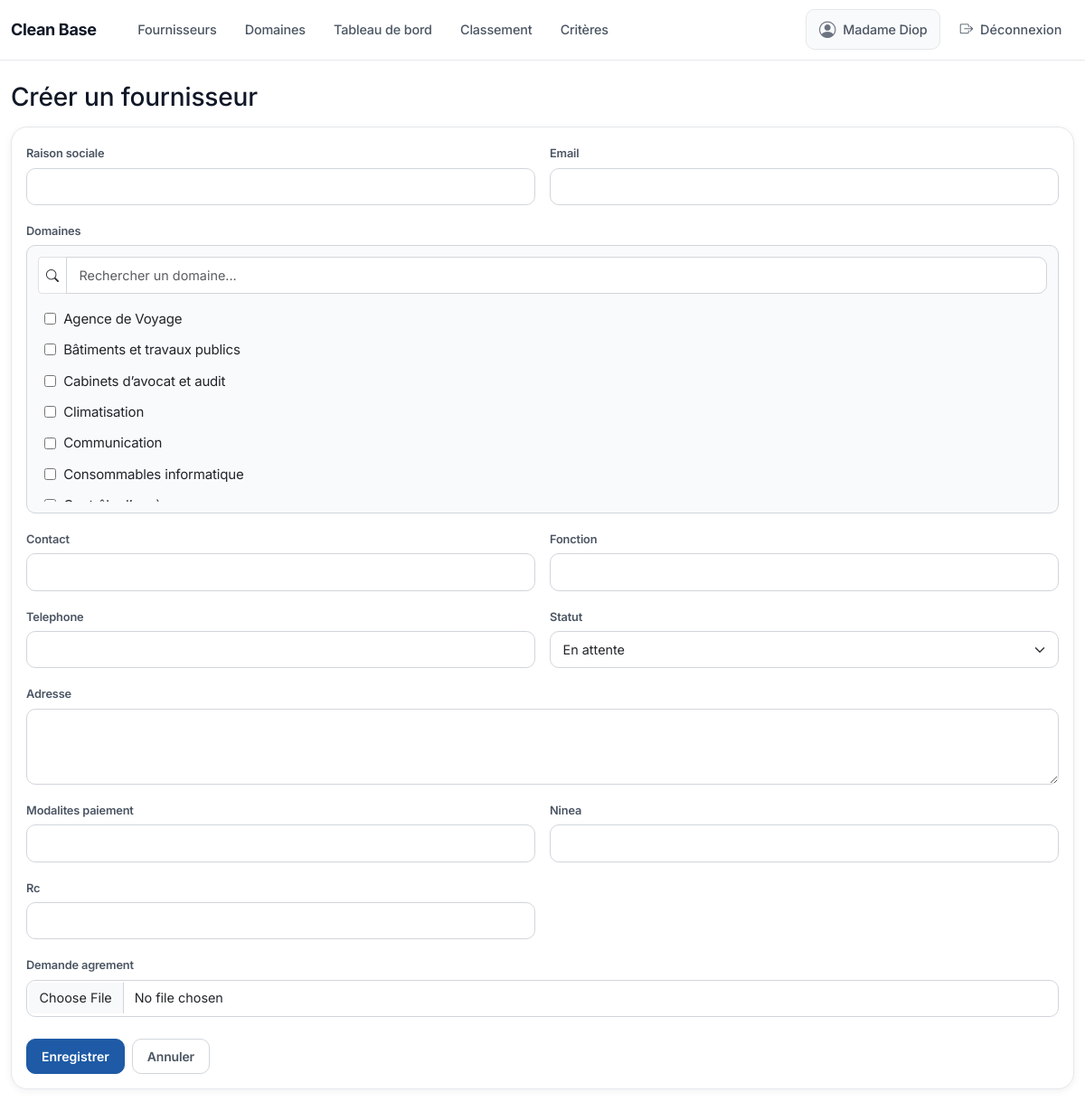
/fournisseurs/creer/ (signed in), run on the app's committed database.
### fournisseurs/models.py (models this page shows)
class DomaineActivite(models.Model):
    nom = models.CharField(max_length=150, unique=True)
    created_by = models.ForeignKey(
        "auth.User",
        null=True,
        blank=True,
        on_delete=models.SET_NULL,
        related_name="domaines_crees",
    )
    class Meta:
        verbose_name = "Domaine d’activité"
        verbose_name_plural = "Domaines d’activités"
        ordering = ["nom"]
    def __str__(self) -> str:
        return self.nom

### fournisseurs/views.py (the view, shortened to what this page needs)
# urls.py: path("fournisseurs/creer/", FournisseurCreateView.as_view(), name="fournisseur_create"),
class FournisseurCreateView(LoginRequiredMixin, CreateView):
    model = Fournisseur
    form_class = FournisseurForm
    template_name = "fournisseurs/fournisseur_form.html"

### fournisseurs/templates/fournisseurs/fournisseur_form.html (shortened to what this page needs)
{% extends "base.html" %}
{% block content %}
  <div class="d-flex align-items-center justify-content-between mb-3">
    <h1 class="h3 mb-0">
      {% if form.instance.pk %}Modifier{% else %}Créer{% endif %} un fournisseur
    </h1>
  </div>
  <div class="card">
    <div class="card-body">
      <form method="post" enctype="multipart/form-data" novalidate>
        <div class="row g-3">
          <div class="col-md-6">
            <label class="form-label">{{ form.raison_sociale.label }}</label>
            {{ form.raison_sociale }}
          </div>
          <div class="col-md-6">
            <label class="form-label">{{ form.email.label }}</label>
            {{ form.email }}
          </div>
          <div class="col-12">
            <label class="form-label">{{ form.domaines.label }}</label>
            <div class="domaines-selector">
              <div class="input-group input-group-sm">
                <span class="input-group-text bg-white"><i class="bi bi-search"></i></span>
                <input
                  id="domaines-search"
                  type="text"
                  class="form-control"
                  placeholder="Rechercher un domaine..."
                />
              </div>
              <div id="domaines-list" class="domaines-list">
                {% for domaine in form.domaines %}
                  <label class="domaines-item" data-label="{{ domaine.choice_label|lower }}">
                    {{ domaine.tag }}
                    <span>{{ domaine.choice_label }}</span>
                  </label>
                {% empty %}
                  <div class="text-muted small">Aucun domaine disponible.</div>
                {% endfor %}
              </div>
            </div>
          </div>
          <div class="col-md-6">
            <label class="form-label">{{ form.contact.label }}</label>
            {{ form.contact }}
          </div>
          <div class="col-md-6">
            <label class="form-label">{{ form.fonction.label }}</label>
            {{ form.fonction }}
          </div>
          <div class="col-md-6">
            <label class="form-label">{{ form.telephone.label }}</label>
            {{ form.telephone }}
          </div>
          <div class="col-md-6">
            <label class="form-label">{{ form.statut.label }}</label>
            {{ form.statut }}
          </div>
          <div class="col-12">
            <label class="form-label">{{ form.adresse.label }}</label>
            {{ form.adresse }}
          </div>
          <div class="col-md-6">
            <label class="form-label">{{ form.modalites_paiement.label }}</label>
            {{ form.modalites_paiement }}
          </div>
          <div class="col-md-6">
            <label class="form-label">{{ form.ninea.label }}</label>
            {{ form.ninea }}
          </div>
          <div class="col-md-6">
            <label class="form-label">{{ form.rc.label }}</label>
            {{ form.rc }}
          </div>
          <div class="col-12">
            <label class="form-label">{{ form.demande_agrement.label }}</label>
            {{ form.demande_agrement }}
          </div>
        </div>
        <div class="d-flex gap-2 mt-4">
          <button type="submit" class="btn btn-primary">Enregistrer</button>
          <a class="btn btn-outline-secondary" href="{% url 'fournisseurs:fournisseurs_list' %}">Annuler</a>
        </div>
      </form>
    </div>
  </div>
{% endblock %}

### templates/base.html (shortened to what this page needs)
<!doctype html>
{% load static %}
<html lang="fr">
  <head>
    <link
      href="https://cdn.jsdelivr.net/npm/bootstrap@5.3.3/dist/css/bootstrap.min.css"
      rel="stylesheet"
    />
    <link
      rel="stylesheet"
      href="https://cdn.jsdelivr.net/npm/bootstrap-icons@1.11.3/font/bootstrap-icons.min.css"
    />
  </head>
  <body class="saas-body {% block body_class %}{% endblock %}">
    <nav class="navbar navbar-expand-lg navbar-light app-navbar">
      <div class="container">
        <a class="navbar-brand saas-brand" href="{% url 'fournisseurs:dashboard' %}">Clean Base</a>
        <div class="collapse navbar-collapse" id="nav">
          <ul class="navbar-nav me-auto ms-lg-3 gap-lg-1">
            {% if user.is_authenticated %}
              <li class="nav-item">
                <a class="nav-link" href="{% url 'fournisseurs:fournisseurs_list' %}">Fournisseurs</a>
              </li>
              <li class="nav-item">
                <a class="nav-link" href="{% url 'fournisseurs:domaines_list' %}">Domaines</a>
              </li>
              <li class="nav-item">
                <a class="nav-link" href="{% url 'fournisseurs:dashboard' %}">Tableau de bord</a>
              </li>
              <li class="nav-item">
                <a class="nav-link" href="{% url 'fournisseurs:fournisseurs_classement' %}">Classement</a>
              </li>
              <li class="nav-item">
                <a class="nav-link" href="{% url 'fournisseurs:criteres_evaluation_manage' %}">Critères</a>
              </li>
            {% endif %}
          </ul>
          <ul class="navbar-nav align-items-lg-center gap-1">
            {% if user.is_authenticated %}
              <li class="nav-item">
                <span class="nav-link saas-nav-user d-inline-flex align-items-center gap-2">
                  <i class="bi bi-person-circle"></i>
                  <span>{% firstof user.get_full_name user.username %}</span>
                </span>
              </li>
              <li class="nav-item">
                <form method="post" action="{% url 'logout' %}" class="d-inline-flex align-items-center m-0">
                  <button type="submit" class="nav-link bg-transparent border-0 d-inline-flex align-items-center gap-2">
                    <i class="bi bi-box-arrow-right"></i>
                    <span>Déconnexion</span>
                  </button>
                </form>
              </li>
            {% endif %}
          </ul>
        </div>
      </div>
    </nav>
    <main class="container app-shell py-4">
      {% block content %}{% endblock %}
    </main>
  </body>
</html>

### templates/base.html (style rules this page uses)
:root { --saas-font: "Inter", system-ui, -apple-system, "Segoe UI", Roboto, sans-serif; --saas-bg: #ffffff; --saas-surface: #ffffff; --saas-surface-elevated: #ffffff; --saas-border: #e5e7eb; --saas-border-strong: #d1d5db; --saas-text: #111827; --saas-text-secondary: #4b5563; --saas-text-muted: #6b7280; --saas-primary: #1e5aa5; --saas-primary-hover: #11335f; --saas-primary-soft: #f3f4f6; --saas-primary-muted: #6b7280; --saas-success: #1e5aa5; --saas-success-soft: #f3f4f6; --saas-radius-sm: 10px; --saas-radius: 14px; --saas-radius-lg: 18px; --saas-shadow-xs: 0 1px 2px rgba(15, 23, 42, 0.04); --saas-shadow-sm: 0 2px 8px rgba(15, 23, 42, 0.06); --saas-shadow-md: 0 8px 24px rgba(15, 23, 42, 0.08); --saas-shadow-lg: 0 16px 48px rgba(15, 23, 42, 0.1); --app-blue-900: #111827; --app-blue-800: #1e5aa5; --app-blue-700: #1e5aa5; --app-blue-100: #f3f4f6; --app-bg: var(--saas-bg); --app-surface: var(--saas-surface); --app-border: var(--saas-border); }
*, *::before, *::after { box-sizing: border-box; }
body.saas-body { --bs-primary: #1e5aa5; --bs-primary-rgb: 30, 90, 165; --bs-link-color: #111827; --bs-link-hover-color: #111827; min-height: 100vh; font-family: var(--saas-font); font-size: 0.9375rem; line-height: 1.55; letter-spacing: -0.011em; color: var(--saas-text); background-color: #ffffff; background-image: none; }
.saas-body .app-navbar { position: sticky; top: 0; z-index: 1030; padding-top: 0.65rem; padding-bottom: 0.65rem; background: #ffffff !important; border-bottom: 1px solid var(--saas-border); }
.saas-body .app-navbar .container { max-width: 1280px; }
.saas-brand { display: inline-block; font-weight: 700; font-size: 1.125rem; letter-spacing: -0.02em; color: var(--saas-text) !important; text-decoration: none; }
.saas-body .app-navbar .nav-link { color: var(--saas-text-secondary) !important; font-weight: 500; font-size: 0.9rem; padding: 0.45rem 0.85rem !important; border-radius: var(--saas-radius-sm); transition: color 0.15s ease, background 0.15s ease; }
.saas-nav-user { font-size: 0.875rem; color: var(--saas-text-muted) !important; background: #f9fafb; border: 1px solid var(--saas-border); border-radius: 999px; padding: 0.35rem 0.9rem !important; margin-right: 0.25rem; }
.saas-nav-user .bi-person-circle { font-size: 1.15rem; color: var(--saas-text-muted); }
.app-shell { max-width: 1280px; }
.saas-body main.app-shell { padding-top: 2rem; padding-bottom: 3rem; }
.saas-body .card { border: 1px solid var(--saas-border); border-radius: var(--saas-radius-lg); background: var(--saas-surface-elevated); box-shadow: var(--saas-shadow-sm); overflow: hidden; }
.saas-body .form-control, .saas-body .form-select { border-color: var(--saas-border-strong); border-radius: var(--saas-radius-sm); font-size: 0.9rem; padding: 0.55rem 0.85rem; transition: border-color 0.15s ease, box-shadow 0.15s ease; }
.saas-body .form-label { font-size: 0.8rem; font-weight: 600; color: var(--saas-text-secondary); margin-bottom: 0.35rem; }
.saas-body .btn { border-radius: var(--saas-radius-sm); font-weight: 600; font-size: 0.875rem; padding: 0.5rem 1rem; transition: transform 0.12s ease, box-shadow 0.12s ease, background 0.15s ease; }
.saas-body .btn-primary { background: #1e5aa5; border: 1px solid #1e5aa5; color: #fff; box-shadow: none; }
.saas-body .btn-outline-secondary { border-color: var(--saas-border-strong); color: var(--saas-text-secondary); }
.domaines-selector { border: 1px solid var(--saas-border-strong); border-radius: var(--saas-radius-sm); background: #f9fafb; padding: 0.75rem; }
.domaines-list { max-height: 220px; overflow-y: auto; margin-top: 0.6rem; padding-right: 0.2rem; }
.domaines-item { display: flex; align-items: center; gap: 0.5rem; padding: 0.35rem 0.45rem; border-radius: 8px; }
.domaines-item input[type="checkbox"] { margin-top: 0; }

### data on the page
DomaineActivite: choice_label "Agence de Voyage"
DomaineActivite: choice_label "Bâtiments et travaux publics"
DomaineActivite: choice_label "Cabinets d’avocat et audit"
DomaineActivite: choice_label "Climatisation"
DomaineActivite: choice_label "Communication"
DomaineActivite: choice_label "Consommables informatique"
